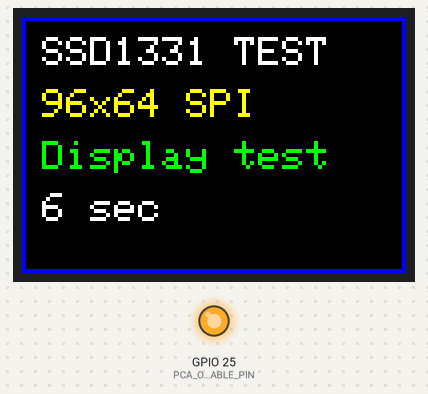
The sketch below on a simulated ESP32. Shown: 96×64 colour display, output pins drawn as LEDs (lit = HIGH). Pins used as bus, display or sensor lines are not drawn; what the sketch prints to the serial monitor is not drawn.

Above: at 6.3 s.
At 16.3 s:
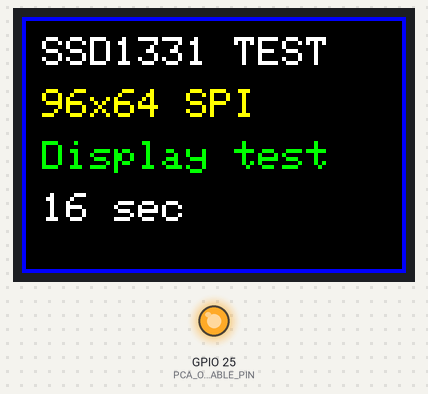
At 26.3 s:
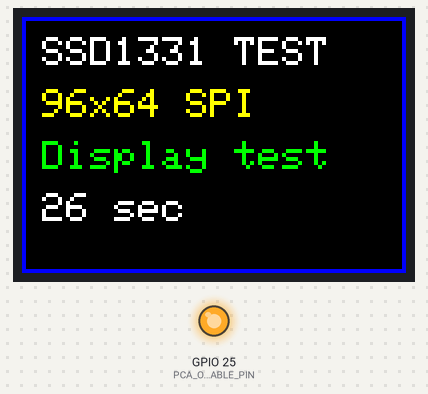
At 36.3 s:
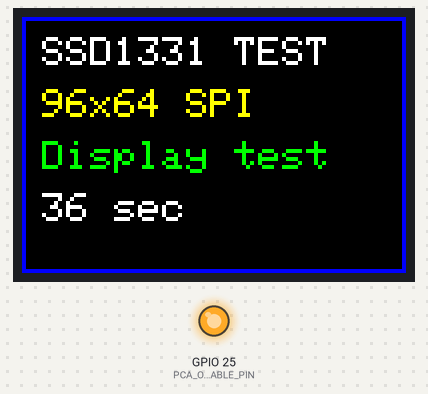
At 38.3 s:
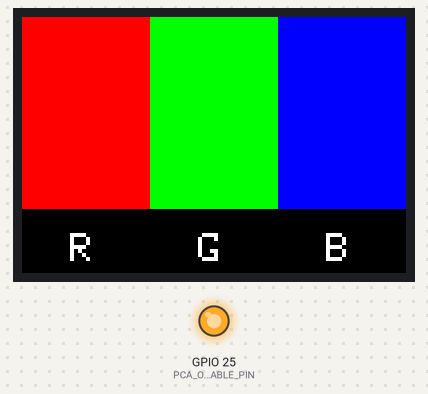

The sketch:

ColorOledSpiTest.ino
```cpp
#include <SPI.h>
#include <Adafruit_GFX.h>
#include <Adafruit_SSD1331.h>
#include "DisplayConfig.h"

Adafruit_SSD1331 display(&SPI, DisplayConfig::CHIP_SELECT_PIN,
                         DisplayConfig::DATA_COMMAND_PIN, DisplayConfig::RESET_PIN);

constexpr uint16_t BLACK = 0x0000;
constexpr uint16_t RED = 0xF800;
constexpr uint16_t GREEN = 0x07E0;
constexpr uint16_t BLUE = 0x001F;
constexpr uint16_t WHITE = 0xFFFF;
constexpr uint16_t YELLOW = 0xFFE0;
uint8_t currentPage = 0;
uint32_t pageStartedMs = 0;

void drawTextPage() {
  display.fillScreen(BLACK);
  display.setTextSize(1);
  display.setTextWrap(false);
  display.setTextColor(WHITE);
  display.setCursor(5, 5);
  display.print("SSD1331 TEST");
  display.setTextColor(YELLOW);
  display.setCursor(5, 18);
  display.print("96x64 SPI");
  display.setTextColor(GREEN);
  display.setCursor(5, 31);
  display.print("Display test");
  display.setTextColor(WHITE);
  display.setCursor(5, 44);
  display.print(millis() / 1000);
  display.print(" sec");
  display.drawRect(0, 0, display.width(), display.height(), BLUE);
}

void drawColorBars() {
  display.fillScreen(BLACK);
  display.fillRect(0, 0, 32, 48, RED);
  display.fillRect(32, 0, 32, 48, GREEN);
  display.fillRect(64, 0, 32, 48, BLUE);
  display.setTextSize(1);
  display.setTextColor(WHITE);
  display.setCursor(12, 54); display.print("R");
  display.setCursor(44, 54); display.print("G");
  display.setCursor(76, 54); display.print("B");
}

void showTestPage(uint8_t page) {
  Serial.print("Drawing page ");
  Serial.print(page);
  Serial.print(": ");
  switch (page) {
    case 0: Serial.println("RED"); display.fillScreen(RED); break;
    case 1: Serial.println("GREEN"); display.fillScreen(GREEN); break;
    case 2: Serial.println("BLUE"); display.fillScreen(BLUE); break;
    case 3: Serial.println("TEXT / BORDER"); drawTextPage(); break;
    default: Serial.println("RGB BARS"); drawColorBars(); break;
  }
}

void setup() {
  // Prevent the existing PCA9685 from driving servos during display diagnostics.
  digitalWrite(DisplayConfig::PCA_OUTPUT_ENABLE_PIN, HIGH);
  pinMode(DisplayConfig::PCA_OUTPUT_ENABLE_PIN, OUTPUT);
  digitalWrite(DisplayConfig::CHIP_SELECT_PIN, HIGH);
  pinMode(DisplayConfig::CHIP_SELECT_PIN, OUTPUT);
  Serial.begin(DisplayConfig::SERIAL_BAUD);
  delay(100);
  Serial.println("\n96x64 SSD1331 SPI display test");
  Serial.println("SCL=D18, SDA=D19, RES=RX2/D16, DC=TX2/D17, CS=D26");
  Serial.println("VCC=3.3V, GND=common ground. PCA OE remains disabled on D25.");
  // No MISO: this display connection is write-only.
  SPI.begin(DisplayConfig::CLOCK_PIN, -1, DisplayConfig::DATA_PIN,
            DisplayConfig::CHIP_SELECT_PIN);
  display.begin(DisplayConfig::SPI_FREQUENCY_HZ);
  display.setRotation(0);
  display.enableDisplay(true);
  Serial.println("Initialization commands sent. Visually confirm the display; SPI has no acknowledgement.");
  showTestPage(currentPage);
  pageStartedMs = millis();
}

void loop() {
  const uint32_t nowMs = millis();
  if (uint32_t(nowMs - pageStartedMs) >= DisplayConfig::PAGE_INTERVAL_MS) {
    pageStartedMs = nowMs;
    currentPage = (currentPage + 1) % 5;
    showTestPage(currentPage);
  }
  delay(1);
}
```

DisplayConfig.h
```cpp
#pragma once

#include <Arduino.h>

namespace DisplayConfig {
constexpr int CLOCK_PIN = 18;
constexpr int DATA_PIN = 19; // SPI MOSI, despite the module's SDA label.
constexpr int RESET_PIN = 16; // DevKit label RX2.
constexpr int DATA_COMMAND_PIN = 17; // DevKit label TX2.
constexpr int CHIP_SELECT_PIN = 26;
constexpr int PCA_OUTPUT_ENABLE_PIN = 25;
constexpr uint32_t SERIAL_BAUD = 115200;
constexpr uint32_t SPI_FREQUENCY_HZ = 1000000;
constexpr uint32_t PAGE_INTERVAL_MS = 2000;
} // namespace DisplayConfig
```

Measured:
- what the display in image 0 shows lasts 2.0 s, from 6.3 s to 8.3 s
